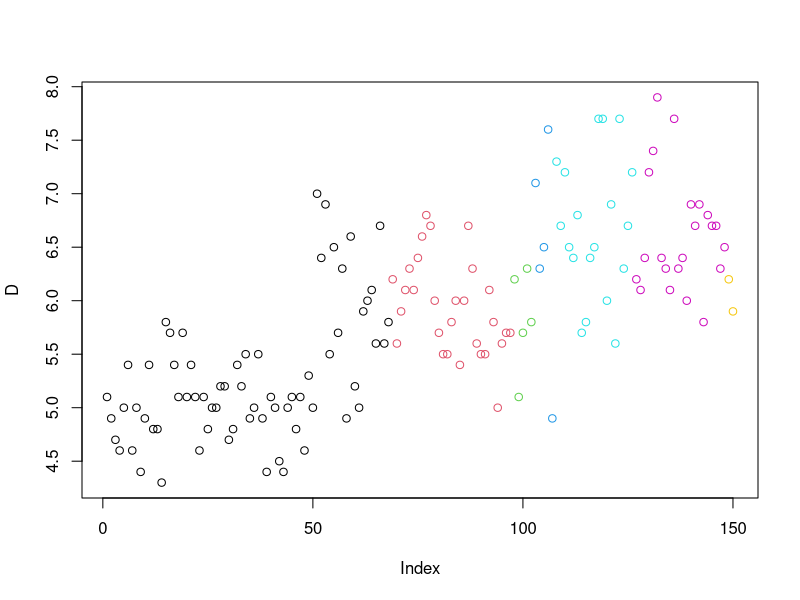
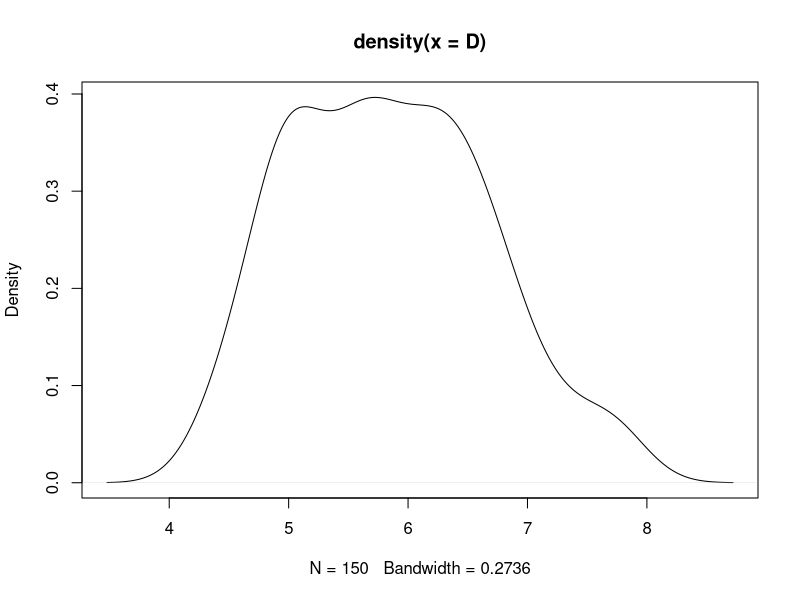
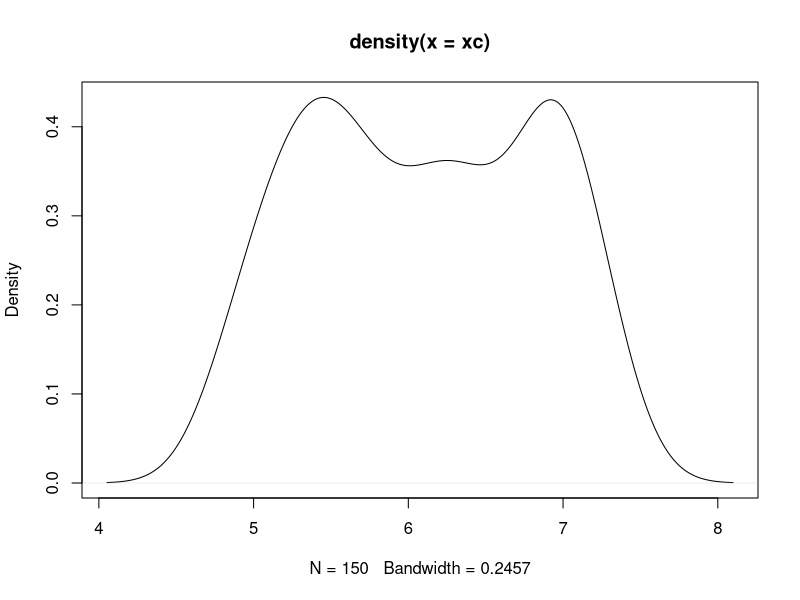

R code for these plots, in order:
D <- iris[, 1]
n <- 150
z <- 0.515
e <- 0.0001
h <- 0.35

F <- function(D, X) {
  res <- 0
  for (x in D) {
    if (x <= X) {
      res = res + 1
    }
  }
  return(res / length(D))
}

f <- function(D, X) {
  return((F(D, X + h/2) - F(D, X - h/2)) / h)
}

K <- function(X) {
  return(1/sqrt(2*pi) * (-exp(X * X / 2.0))) 
}

find_attractor <- function(X) {
  repeat {
    Xp <- X
    s <- 0
    t <- 0
    for (i in 1:n) {
      s <- s + K(X - D[i])*D[i]
      t <- t + K(X - D[i])
    }
    
    X <- s / t
    if (abs(X - Xp) > e) {
      break
    }  
  }
  return(X)
}

xc = NULL
ls = NULL
color = NULL

cnt <- 1
for (i in 1:n) {
  xc[i] <- find_attractor(D[i])
  if (i == 1) {
    ls[cnt] = xc[i]
  }
  if (f(D, xc[i]) >= z) {
    if (abs(ls[cnt] - xc[i]) > e) {
      cnt = cnt + 1;
    }
  }
  ls[cnt] = xc[i]
  color[i] = cnt
}
plot(D, col=color)
# Kernel Density Plot
d <- density(D) # returns the density data 
plot(d) # plots the results
# Kernel Density Plot
d <- density(xc) # returns the density data 
plot(d) # plots the results
#hist(D)
#hist(xc)

